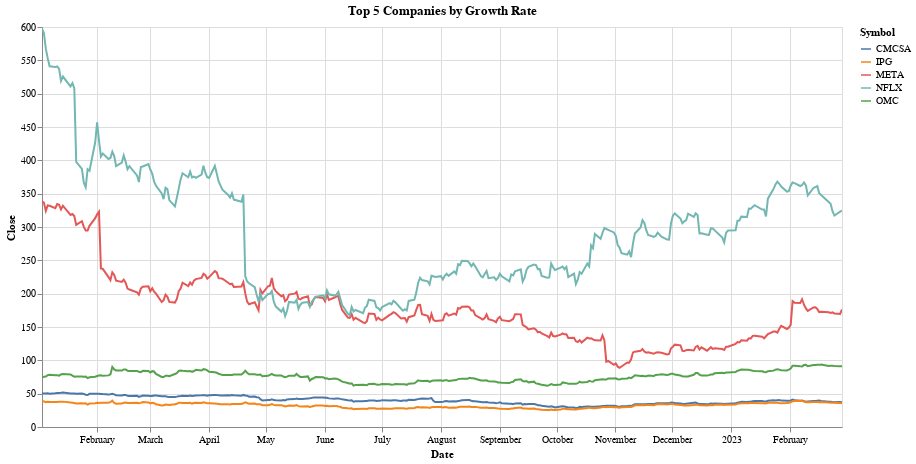

The code cell stored with this chart in its notebook:
### Code cell
# Line chart
line_chart = alt.Chart(df_top_5_communication).mark_line().encode(
    x='Date:T',
    y='Close:Q',
    color='Symbol:N',
    tooltip=['Symbol:N', 'Close:Q']
).properties(
    width=800,
    height=400,
    title='Top 5 Companies by Growth Rate'
).interactive()

line_chart

### Figure 1 — Vega-Lite specification as saved in the notebook (floating-point values rounded to 4 significant figures; data arrays with more than 128 entries replaced by an {"elided": "..."} marker saying what was removed)
{"config": {"view": {"continuousWidth": 400, "continuousHeight": 300}}, "data": {"name": "data-1588ff9cdf6b1c92912c02b24198370d"}, "mark": "line", "encoding": {"color": {"field": "Symbol", "type": "nominal"}, "tooltip": [{"field": "Symbol", "type": "nominal"}, {"field": "Close", "type": "quantitative"}], "x": {"field": "Date", "type": "temporal"}, "y": {"field": "Close", "type": "quantitative"}}, "height": 400, "selection": {"selector006": {"type": "interval", "bind": "scales", "encodings": ["x", "y"]}}, "title": "Top 5 Companies by Growth Rate", "width": 800, "$schema": "https://vega.github.io/schema/vega-lite/v4.17.0.json", "datasets": {"data-1588ff9cdf6b1c92912c02b24198370d": {"elided": "1450 records"}}}
